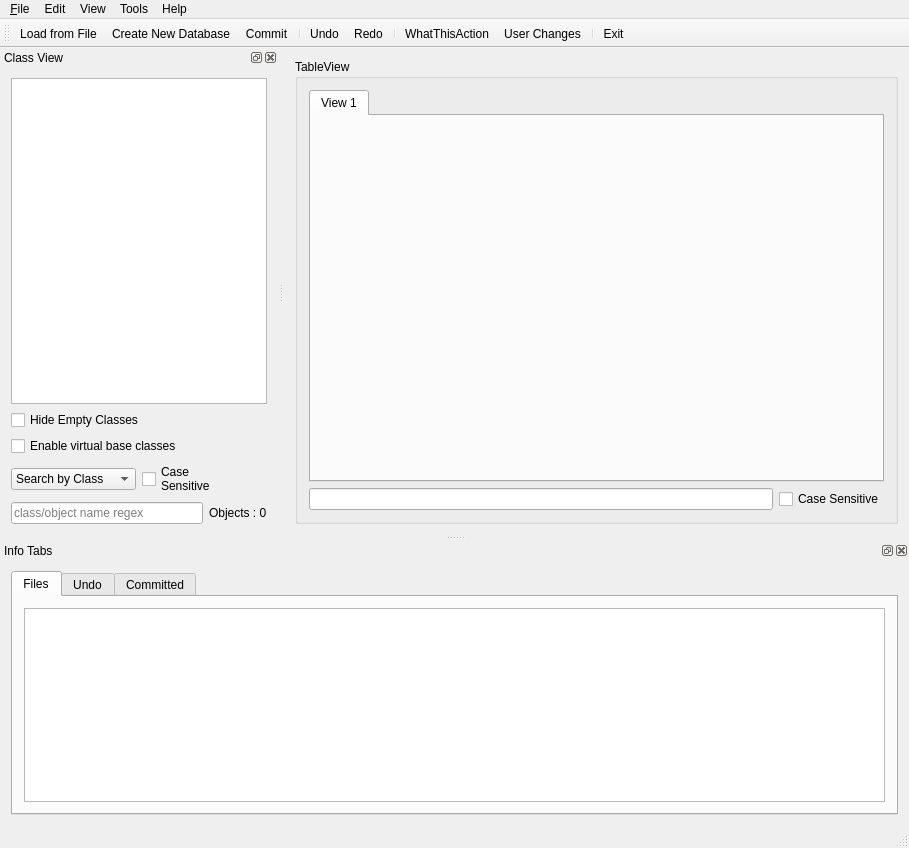
<?xml version="1.0" encoding="UTF-8"?>
<ui version="4.0">
 <class>dbe::MainWindow</class>
 <widget class="QMainWindow" name="dbe::MainWindow">
  <property name="geometry">
   <rect>
    <x>0</x>
    <y>0</y>
    <width>909</width>
    <height>848</height>
   </rect>
  </property>
  <property name="font">
   <font>
    <weight>50</weight>
    <bold>false</bold>
   </font>
  </property>
  <property name="windowTitle">
   <string>MainWindow</string>
  </property>
  <widget class="QWidget" name="tablepane">
   <layout class="QVBoxLayout" name="verticalLayout_6">
    <item>
     <layout class="QVBoxLayout" name="VerticalLayout5">
      <item>
       <widget class="QGroupBox" name="TableGroupBox">
        <property name="mouseTracking">
         <bool>false</bool>
        </property>
        <property name="acceptDrops">
         <bool>false</bool>
        </property>
        <property name="toolTip">
         <string/>
        </property>
        <property name="toolTipDuration">
         <number>1</number>
        </property>
        <property name="title">
         <string>TableView</string>
        </property>
        <layout class="QVBoxLayout" name="verticalLayout_4">
         <item>
          <widget class="QTabWidget" name="tableholder">
           <property name="mouseTracking">
            <bool>false</bool>
           </property>
           <property name="acceptDrops">
            <bool>false</bool>
           </property>
           <property name="toolTip">
            <string/>
           </property>
           <property name="toolTipDuration">
            <number>1</number>
           </property>
           <property name="currentIndex">
            <number>0</number>
           </property>
           <widget class="QWidget" name="tab">
            <attribute name="title">
             <string>View 1</string>
            </attribute>
            <layout class="QVBoxLayout" name="verticalLayout_3"/>
           </widget>
          </widget>
         </item>
         <item>
          <layout class="QVBoxLayout" name="VerticalLayout3">
           <item>
            <layout class="QHBoxLayout" name="HorizontalLayout8">
             <item>
              <widget class="QLineEdit" name="SearchLineTable">
               <property name="toolTip">
                <string>Class name to search for regex</string>
               </property>
               <property name="text">
                <string/>
               </property>
              </widget>
             </item>
             <item>
              <widget class="QCheckBox" name="CaseSensitiveCheckBoxTable">
               <property name="font">
                <font>
                 <weight>50</weight>
                 <bold>false</bold>
                </font>
               </property>
               <property name="toolTip">
                <string>Respect case of expression in search</string>
               </property>
               <property name="text">
                <string>Case Sensitive</string>
               </property>
              </widget>
             </item>
            </layout>
           </item>
          </layout>
         </item>
        </layout>
       </widget>
      </item>
     </layout>
    </item>
   </layout>
  </widget>
  <widget class="QMenuBar" name="MenuBar">
   <property name="geometry">
    <rect>
     <x>0</x>
     <y>0</y>
     <width>909</width>
     <height>23</height>
    </rect>
   </property>
   <widget class="QMenu" name="FileMenu">
    <property name="title">
     <string>&amp;File</string>
    </property>
    <widget class="QMenu" name="ConnectToRdb">
     <property name="title">
      <string>Load from RDB</string>
     </property>
    </widget>
    <addaction name="OpenDB"/>
    <addaction name="OpenOracleDB"/>
    <addaction name="ConnectToRdb"/>
    <addaction name="separator"/>
    <addaction name="CreateDatabase"/>
    <addaction name="separator"/>
    <addaction name="Exit"/>
   </widget>
   <widget class="QMenu" name="EditMenu">
    <property name="title">
     <string>Edit</string>
    </property>
    <addaction name="BatchChange"/>
    <addaction name="BatchChangeTable"/>
    <addaction name="separator"/>
    <addaction name="Commit"/>
    <addaction name="separator"/>
    <addaction name="RedoAction"/>
    <addaction name="UndoAction"/>
    <addaction name="UndoAll"/>
   </widget>
   <widget class="QMenu" name="ViewMenu">
    <property name="title">
     <string>View</string>
    </property>
    <addaction name="DisplayTableView"/>
    <addaction name="DisplayClassView"/>
    <addaction name="DisplayPartitionView"/>
    <addaction name="DisplaySegmentsView"/>
    <addaction name="DisplayMessages"/>
    <addaction name="DisplayToolbar"/>
    <addaction name="separator"/>
    <addaction name="LoadDefaultSettings"/>
    <addaction name="separator"/>
    <addaction name="LaunchGraphicalView"/>
   </widget>
   <widget class="QMenu" name="ToolsMenu">
    <property name="title">
     <string>Tools</string>
    </property>
   </widget>
   <widget class="QMenu" name="HelpMenu">
    <property name="title">
     <string>Help</string>
    </property>
    <addaction name="UserGuide"/>
    <addaction name="information_about_dbe"/>
   </widget>
   <addaction name="FileMenu"/>
   <addaction name="EditMenu"/>
   <addaction name="ViewMenu"/>
   <addaction name="ToolsMenu"/>
   <addaction name="HelpMenu"/>
  </widget>
  <widget class="QToolBar" name="MainToolBar">
   <property name="toolTipDuration">
    <number>1</number>
   </property>
   <attribute name="toolBarArea">
    <enum>TopToolBarArea</enum>
   </attribute>
   <attribute name="toolBarBreak">
    <bool>false</bool>
   </attribute>
   <addaction name="OpenDB"/>
   <addaction name="CreateDatabase"/>
   <addaction name="Commit"/>
   <addaction name="separator"/>
   <addaction name="UndoAction"/>
   <addaction name="RedoAction"/>
   <addaction name="separator"/>
   <addaction name="WhatThisAction"/>
   <addaction name="UserChanges"/>
   <addaction name="separator"/>
   <addaction name="Exit"/>
  </widget>
  <widget class="QDockWidget" name="TreeDockWidget">
   <property name="font">
    <font>
     <weight>50</weight>
     <bold>false</bold>
     <kerning>true</kerning>
    </font>
   </property>
   <property name="windowTitle">
    <string>Class View</string>
   </property>
   <attribute name="dockWidgetArea">
    <number>1</number>
   </attribute>
   <widget class="QWidget" name="TreeDockWidgetContents">
    <layout class="QVBoxLayout" name="verticalLayout_2">
     <item>
      <layout class="QVBoxLayout" name="VerticalLayout">
       <item>
        <widget class="CustomTreeView" name="TreeView">
         <property name="toolTip">
          <string>&lt;html&gt;&lt;head/&gt;&lt;body&gt;&lt;p&gt;Select class name to show objects of class in Table View (double click)&lt;/p&gt;&lt;p&gt;Select object name to edit object (double click)&lt;/p&gt;&lt;p&gt;or right click for context menu&lt;/p&gt;&lt;p&gt;&lt;br/&gt;&lt;/p&gt;&lt;/body&gt;&lt;/html&gt;</string>
         </property>
        </widget>
       </item>
      </layout>
     </item>
     <item>
      <widget class="QCheckBox" name="HideCheckBox">
       <property name="font">
        <font>
         <weight>50</weight>
         <bold>false</bold>
         <kerning>true</kerning>
        </font>
       </property>
       <property name="toolTip">
        <string>Don't display classes that have no instances in the database</string>
       </property>
       <property name="text">
        <string>Hide Empty Classes</string>
       </property>
      </widget>
     </item>
     <item>
      <widget class="QCheckBox" name="ShowDerivedObjects">
       <property name="toolTip">
        <string>Allow selecting by abstract base classes</string>
       </property>
       <property name="text">
        <string>Enable virtual base classes</string>
       </property>
      </widget>
     </item>
     <item>
      <layout class="QHBoxLayout" name="HorizontalLayout3">
       <item>
        <widget class="SearchComboBox" name="SearchBox">
         <property name="mouseTracking">
          <bool>true</bool>
         </property>
         <property name="toolTip">
          <string>Set search mode: by class name, object name or both</string>
         </property>
         <property name="toolTipDuration">
          <number>-1</number>
         </property>
         <property name="editable">
          <bool>false</bool>
         </property>
         <property name="currentText">
          <string>Search by Class</string>
         </property>
         <property name="iconSize">
          <size>
           <width>20</width>
           <height>20</height>
          </size>
         </property>
         <item>
          <property name="text">
           <string>Search by Class</string>
          </property>
          <property name="icon">
           <iconset resource="../icons/resource.qrc">
            <normaloff>:/Images/FolderSearch_32.png</normaloff>:/Images/FolderSearch_32.png</iconset>
          </property>
         </item>
         <item>
          <property name="text">
           <string>Search by Object</string>
          </property>
          <property name="icon">
           <iconset resource="../icons/resource.qrc">
            <normaloff>:/Images/Search_1.png</normaloff>:/Images/Search_1.png</iconset>
          </property>
         </item>
         <item>
          <property name="text">
           <string>Search All Items</string>
          </property>
          <property name="icon">
           <iconset resource="../icons/resource.qrc">
            <normaloff>:/Images/Search_2.png</normaloff>:/Images/Search_2.png</iconset>
          </property>
         </item>
        </widget>
       </item>
       <item>
        <widget class="QCheckBox" name="CaseSensitiveCheckBoxTree">
         <property name="font">
          <font>
           <weight>50</weight>
           <bold>false</bold>
           <kerning>true</kerning>
          </font>
         </property>
         <property name="toolTip">
          <string>Respect case of expression in search</string>
         </property>
         <property name="text">
          <string>Case
Sensitive</string>
         </property>
        </widget>
       </item>
      </layout>
     </item>
     <item>
      <layout class="QHBoxLayout" name="HorizontalLayout4">
       <item>
        <widget class="QLineEdit" name="SearchTreeLine">
         <property name="toolTip">
          <string>Regular expression to match with class or object names</string>
         </property>
         <property name="toolTipDuration">
          <number>-1</number>
         </property>
         <property name="placeholderText">
          <string>class/object name regex</string>
         </property>
        </widget>
       </item>
       <item>
        <widget class="QLabel" name="TotalObjectsLabel">
         <property name="font">
          <font>
           <weight>50</weight>
           <bold>false</bold>
           <kerning>true</kerning>
          </font>
         </property>
         <property name="toolTip">
          <string>Number of objects matching search expression</string>
         </property>
         <property name="text">
          <string>Objects : 0</string>
         </property>
        </widget>
       </item>
      </layout>
     </item>
    </layout>
   </widget>
  </widget>
  <widget class="QStatusBar" name="StatusBar"/>
  <widget class="QDockWidget" name="InfoDockWidget">
   <property name="toolTipDuration">
    <number>1</number>
   </property>
   <property name="windowTitle">
    <string>Info Tabs</string>
   </property>
   <attribute name="dockWidgetArea">
    <number>8</number>
   </attribute>
   <widget class="QWidget" name="dockWidgetContents">
    <layout class="QHBoxLayout" name="horizontalLayout_2">
     <item>
      <widget class="QTabWidget" name="InfoWidget">
       <property name="toolTip">
        <string/>
       </property>
       <property name="toolTipDuration">
        <number>1</number>
       </property>
       <property name="currentIndex">
        <number>0</number>
       </property>
       <property name="movable">
        <bool>true</bool>
       </property>
       <widget class="QWidget" name="FilesTab">
        <attribute name="title">
         <string>Files</string>
        </attribute>
        <layout class="QHBoxLayout" name="horizontalLayout_5">
         <item>
          <widget class="CustomFileView" name="FileView">
           <property name="toolTip">
            <string>Use context menu to update</string>
           </property>
           <property name="sortingEnabled">
            <bool>true</bool>
           </property>
          </widget>
         </item>
        </layout>
       </widget>
       <widget class="QWidget" name="UndoTab">
        <attribute name="title">
         <string>Undo</string>
        </attribute>
        <layout class="QHBoxLayout" name="horizontalLayout_7">
         <item>
          <widget class="QUndoView" name="UndoView">
           <property name="toolTip">
            <string>Select point in undo list to revert to</string>
           </property>
          </widget>
         </item>
        </layout>
       </widget>
       <widget class="QWidget" name="CommitedTab">
        <attribute name="title">
         <string>Committed</string>
        </attribute>
        <layout class="QVBoxLayout" name="verticalLayout_5">
         <item>
          <widget class="QTableWidget" name="CommittedTable">
           <property name="mouseTracking">
            <bool>true</bool>
           </property>
           <property name="toolTip">
            <string> </string>
           </property>
           <property name="toolTipDuration">
            <number>1</number>
           </property>
           <property name="editTriggers">
            <set>QAbstractItemView::DoubleClicked|QAbstractItemView::SelectedClicked</set>
           </property>
           <property name="selectionMode">
            <enum>QAbstractItemView::SingleSelection</enum>
           </property>
           <property name="verticalScrollMode">
            <enum>QAbstractItemView::ScrollPerPixel</enum>
           </property>
           <property name="horizontalScrollMode">
            <enum>QAbstractItemView::ScrollPerPixel</enum>
           </property>
           <property name="rowCount">
            <number>0</number>
           </property>
           <property name="columnCount">
            <number>3</number>
           </property>
           <attribute name="horizontalHeaderCascadingSectionResizes">
            <bool>false</bool>
           </attribute>
           <attribute name="horizontalHeaderDefaultSectionSize">
            <number>300</number>
           </attribute>
           <attribute name="horizontalHeaderStretchLastSection">
            <bool>false</bool>
           </attribute>
           <attribute name="verticalHeaderVisible">
            <bool>false</bool>
           </attribute>
           <column/>
           <column/>
           <column/>
          </widget>
         </item>
        </layout>
       </widget>
      </widget>
     </item>
    </layout>
   </widget>
  </widget>
  <action name="OpenDB">
   <property name="icon">
    <iconset resource="../icons/resource.qrc">
     <normaloff>:/Images/Database_1.png</normaloff>:/Images/Database_1.png</iconset>
   </property>
   <property name="text">
    <string>&amp;Load from File</string>
   </property>
   <property name="iconText">
    <string>Load from File</string>
   </property>
   <property name="toolTip">
    <string>Open Configuration DataBase from an XML file</string>
   </property>
   <property name="statusTip">
    <string>Open Configuration DataBase from an XML file</string>
   </property>
   <property name="shortcut">
    <string>Ctrl+O</string>
   </property>
  </action>
  <action name="OpenOracleDB">
   <property name="text">
    <string>Load from Oracle</string>
   </property>
   <property name="toolTip">
    <string>Load configuration stored in an Oracle database</string>
   </property>
   <property name="statusTip">
    <string>Load configuration stored in an Oracle database</string>
   </property>
   <property name="shortcut">
    <string>Ctrl+Shift+O</string>
   </property>
  </action>
  <action name="CreateDatabase">
   <property name="icon">
    <iconset resource="../icons/resource.qrc">
     <normaloff>:/Images/CreateDatabase.png</normaloff>:/Images/CreateDatabase.png</iconset>
   </property>
   <property name="text">
    <string>Create &amp;New Database</string>
   </property>
   <property name="statusTip">
    <string>Create New Database</string>
   </property>
   <property name="shortcut">
    <string>Ctrl+N</string>
   </property>
  </action>
  <action name="DirectStructure">
   <property name="text">
    <string>Build Direc&amp;t Class Structure</string>
   </property>
   <property name="statusTip">
    <string>Build New View Only With Objects Of the Same Class Type</string>
   </property>
   <property name="shortcut">
    <string>Ctrl+T</string>
   </property>
  </action>
  <action name="InheritedStructure">
   <property name="text">
    <string>Build &amp;Inherited Class Structure</string>
   </property>
   <property name="statusTip">
    <string>Build New Tree View With All Objects</string>
   </property>
   <property name="shortcut">
    <string>Ctrl+I</string>
   </property>
  </action>
  <action name="Exit">
   <property name="icon">
    <iconset resource="../icons/resource.qrc">
     <normaloff>:/Images/Exit.png</normaloff>:/Images/Exit.png</iconset>
   </property>
   <property name="text">
    <string>E&amp;xit</string>
   </property>
   <property name="shortcut">
    <string>Ctrl+Q</string>
   </property>
  </action>
  <action name="PythonScript">
   <property name="text">
    <string>&amp;Python Script</string>
   </property>
   <property name="shortcut">
    <string>Ctrl+P</string>
   </property>
  </action>
  <action name="BatchChange">
   <property name="checkable">
    <bool>false</bool>
   </property>
   <property name="text">
    <string>Batch Change</string>
   </property>
  </action>
  <action name="DisplayTableView">
   <property name="checkable">
    <bool>true</bool>
   </property>
   <property name="text">
    <string>Table View</string>
   </property>
  </action>
  <action name="DisplayClassView">
   <property name="checkable">
    <bool>true</bool>
   </property>
   <property name="text">
    <string>Class View</string>
   </property>
  </action>
  <action name="DisplayPartitionView">
   <property name="checkable">
    <bool>true</bool>
   </property>
   <property name="text">
    <string>Partition View</string>
   </property>
  </action>
  <action name="DisplaySegmentsView">
   <property name="checkable">
    <bool>true</bool>
   </property>
   <property name="text">
    <string>Segments View</string>
   </property>
  </action>
  <action name="DisplayMessages">
   <property name="checkable">
    <bool>true</bool>
   </property>
   <property name="text">
    <string>Messages</string>
   </property>
  </action>
  <action name="DisplayToolbar">
   <property name="checkable">
    <bool>true</bool>
   </property>
   <property name="text">
    <string>Toolbar</string>
   </property>
  </action>
  <action name="LoadDefaultSettings">
   <property name="checkable">
    <bool>false</bool>
   </property>
   <property name="text">
    <string>Load Default Settings</string>
   </property>
  </action>
  <action name="LaunchGraphicalView">
   <property name="text">
    <string>Graphical View</string>
   </property>
  </action>
  <action name="Commit">
   <property name="icon">
    <iconset resource="../icons/resource.qrc">
     <normaloff>:/Images/SaveDatabase.png</normaloff>:/Images/SaveDatabase.png</iconset>
   </property>
   <property name="text">
    <string>Commit</string>
   </property>
  </action>
  <action name="UndoAction">
   <property name="icon">
    <iconset resource="../icons/resource.qrc">
     <normaloff>:/Images/Undo.png</normaloff>:/Images/Undo.png</iconset>
   </property>
   <property name="text">
    <string>Undo</string>
   </property>
   <property name="shortcut">
    <string>Ctrl+Z</string>
   </property>
  </action>
  <action name="RedoAction">
   <property name="icon">
    <iconset resource="../icons/resource.qrc">
     <normaloff>:/Images/Redo.png</normaloff>:/Images/Redo.png</iconset>
   </property>
   <property name="text">
    <string>Redo</string>
   </property>
   <property name="shortcut">
    <string>Ctrl+Y</string>
   </property>
  </action>
  <action name="WhatThisAction">
   <property name="icon">
    <iconset resource="../icons/resource.qrc">
     <normaloff>:/Images/QuestionMark.png</normaloff>:/Images/QuestionMark.png</iconset>
   </property>
   <property name="text">
    <string>WhatThisAction</string>
   </property>
  </action>
  <action name="UserGuide">
   <property name="text">
    <string>User Guide</string>
   </property>
  </action>
  <action name="ShowUsersChanges">
   <property name="text">
    <string>Show Users Changes</string>
   </property>
  </action>
  <action name="AboutAction">
   <property name="text">
    <string>About</string>
   </property>
  </action>
  <action name="UserChanges">
   <property name="icon">
    <iconset resource="../icons/resource.qrc">
     <normaloff>:/Images/NoteBloc_1.png</normaloff>:/Images/NoteBloc_1.png</iconset>
   </property>
   <property name="text">
    <string>User Changes</string>
   </property>
  </action>
  <action name="UndoAll">
   <property name="text">
    <string>&amp;Undo All</string>
   </property>
   <property name="shortcut">
    <string>Ctrl+U</string>
   </property>
  </action>
  <action name="BatchChangeTable">
   <property name="text">
    <string>Batch Change Table</string>
   </property>
  </action>
  <action name="information_about_dbe">
   <property name="text">
    <string>About</string>
   </property>
  </action>
 </widget>
 <layoutdefault spacing="6" margin="11"/>
 <customwidgets>
  <customwidget>
   <class>CustomFileView</class>
   <extends>QTableView</extends>
   <header>dbe/CustomFileView.hpp</header>
  </customwidget>
  <customwidget>
   <class>CustomTreeView</class>
   <extends>QTreeView</extends>
   <header>dbe/CustomTreeView.hpp</header>
  </customwidget>
  <customwidget>
   <class>SearchComboBox</class>
   <extends>QComboBox</extends>
   <header>dbe/SearchComboBox.hpp</header>
  </customwidget>
 </customwidgets>
 <resources>
  <include location="../icons/resource.qrc"/>
 </resources>
 <connections/>
</ui>
